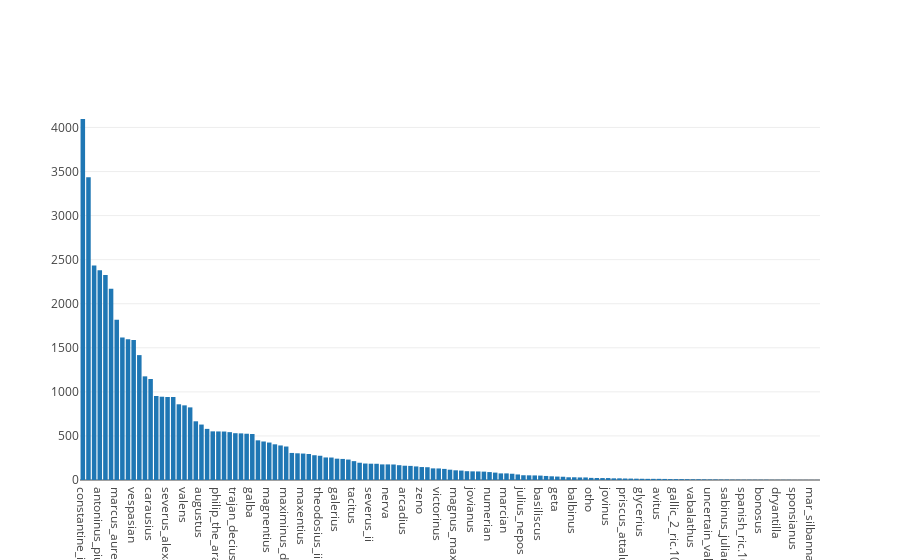

Here is the notebook cell this chart was saved with:
### Markdown cell above
Plot number of issues by each authority, sorted from largest to smallest number of issues:

### Code cell
val authNames = authorityHistogram.sorted.frequencies.map(_.item)
val authCounts = authorityHistogram.sorted.frequencies.map(_.count)
val authPlot = Seq(
  Bar(
   authNames, authCounts
  )
)
plot(authPlot)

### Figure 1 — Plotly figure (JSON) as saved in the notebook; plotly's stock layout.template omitted (floating-point values rounded to 4 significant figures; data arrays with more than 128 entries replaced by an {"elided": "..."} marker saying what was removed)
{"data": [{"type": "bar", "x": {"elided": "131 str values"}, "y": {"elided": "131 int values"}}], "layout": {}}
